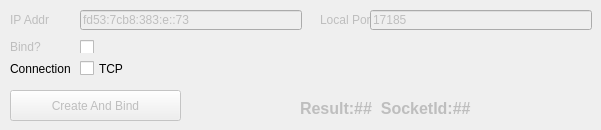
         <widget class="QWidget" name="tab_2">
          <attribute name="title">
           <string>Create and Bind</string>
          </attribute>
          <widget class="QCheckBox" name="crAndBindConnection">
           <property name="geometry">
            <rect>
             <x>80</x>
             <y>60</y>
             <width>222</width>
             <height>17</height>
            </rect>
           </property>
           <property name="text">
            <string>TCP</string>
           </property>
          </widget>
          <widget class="QLabel" name="label_4">
           <property name="enabled">
            <bool>false</bool>
           </property>
           <property name="geometry">
            <rect>
             <x>320</x>
             <y>10</y>
             <width>78</width>
             <height>20</height>
            </rect>
           </property>
           <property name="text">
            <string>Local Port</string>
           </property>
          </widget>
          <widget class="QLabel" name="label_7">
           <property name="enabled">
            <bool>false</bool>
           </property>
           <property name="geometry">
            <rect>
             <x>10</x>
             <y>40</y>
             <width>78</width>
             <height>13</height>
            </rect>
           </property>
           <property name="text">
            <string>Bind?</string>
           </property>
          </widget>
          <widget class="QLabel" name="label_3">
           <property name="enabled">
            <bool>false</bool>
           </property>
           <property name="geometry">
            <rect>
             <x>10</x>
             <y>10</y>
             <width>78</width>
             <height>20</height>
            </rect>
           </property>
           <property name="text">
            <string>IP Addr</string>
           </property>
          </widget>
          <widget class="QPushButton" name="Button_createAndBind">
           <property name="enabled">
            <bool>false</bool>
           </property>
           <property name="geometry">
            <rect>
             <x>10</x>
             <y>90</y>
             <width>171</width>
             <height>31</height>
            </rect>
           </property>
           <property name="text">
            <string>Create And Bind</string>
           </property>
          </widget>
          <widget class="QCheckBox" name="crAndBind_doBind">
           <property name="geometry">
            <rect>
             <x>80</x>
             <y>40</y>
             <width>222</width>
             <height>13</height>
            </rect>
           </property>
           <property name="text">
            <string/>
           </property>
          </widget>
          <widget class="QLineEdit" name="crAndBindLocalIpAddr">
           <property name="enabled">
            <bool>false</bool>
           </property>
           <property name="geometry">
            <rect>
             <x>80</x>
             <y>10</y>
             <width>222</width>
             <height>20</height>
            </rect>
           </property>
           <property name="text">
            <string>fd53:7cb8:383:e::73</string>
           </property>
          </widget>
          <widget class="QLabel" name="createBindResult">
           <property name="enabled">
            <bool>false</bool>
           </property>
           <property name="geometry">
            <rect>
             <x>300</x>
             <y>100</y>
             <width>251</width>
             <height>16</height>
            </rect>
           </property>
           <property name="font">
            <font>
             <pointsize>12</pointsize>
             <weight>75</weight>
             <bold>true</bold>
            </font>
           </property>
           <property name="text">
            <string>Result:##  SocketId:##</string>
           </property>
          </widget>
          <widget class="QLabel" name="label_18">
           <property name="geometry">
            <rect>
             <x>10</x>
             <y>60</y>
             <width>78</width>
             <height>17</height>
            </rect>
           </property>
           <property name="text">
            <string>Connection</string>
           </property>
          </widget>
          <widget class="QLineEdit" name="CrAndBindLocalPort">
           <property name="enabled">
            <bool>false</bool>
           </property>
           <property name="geometry">
            <rect>
             <x>370</x>
             <y>10</y>
             <width>222</width>
             <height>20</height>
            </rect>
           </property>
           <property name="text">
            <string>17185</string>
           </property>
          </widget>
         </widget>
